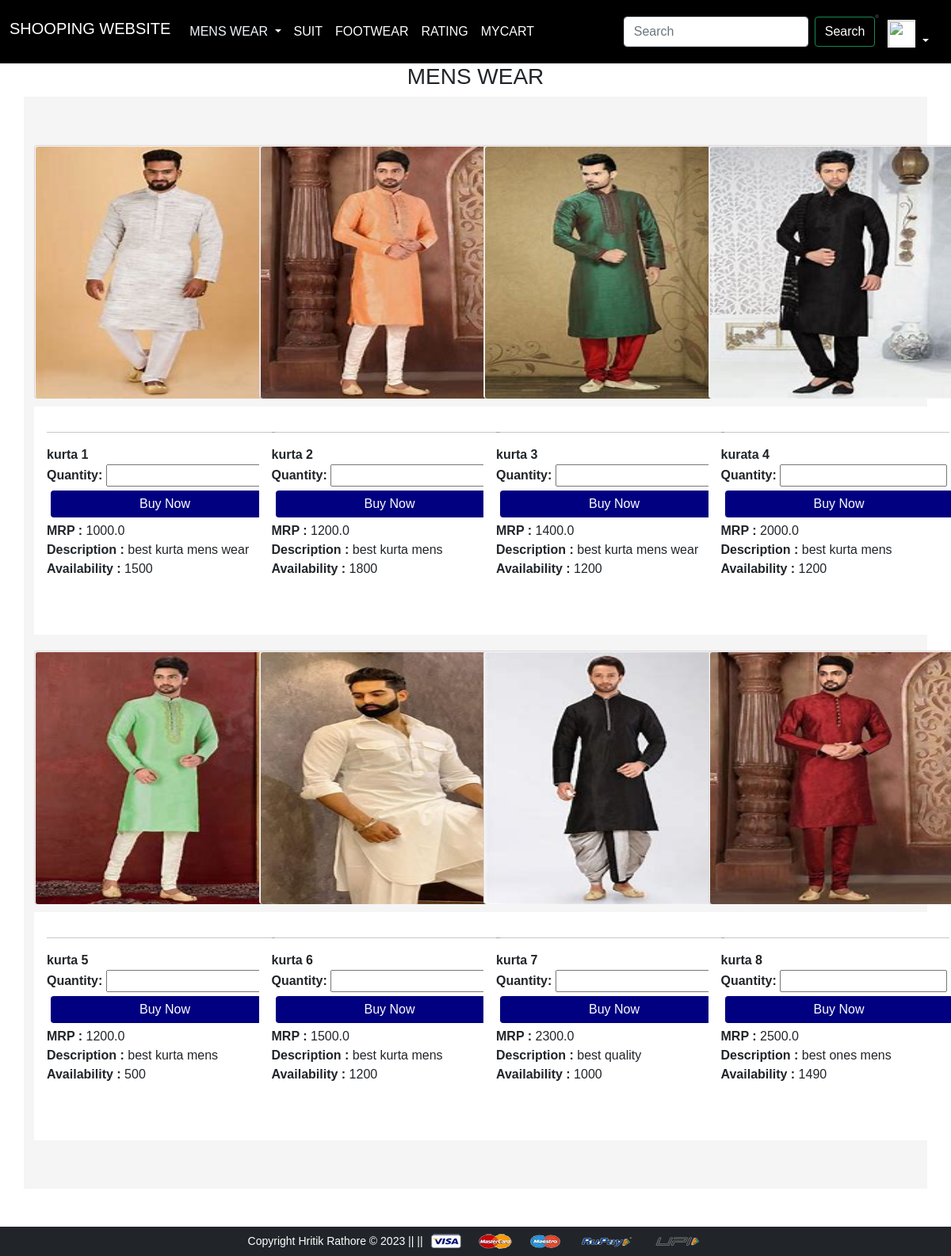
The app's page /croptop with its own data.
### product/models.py (models this page shows)
class Croptop(models.Model):
    name=models.CharField(max_length=40)
    image=models.ImageField(upload_to="shirt")
    desc=models.TextField()
    price=models.FloatField()
    available=models.IntegerField()

### product/views.py (the view)
# urls.py: path('croptop',views.croptop,name="croptop"),
def croptop(req):
    cat="croptop"
    data=Croptop.objects.all()
    return render(req,'product/allitems.html',{'data':data,'cat':cat})

### product/templates/product/allitems.html (shortened to what this page needs)
{% extends 'product/base.html' %}
{% load static %}
 {%  block content %}
 <h3 align="center" textcolor="whitesmoke"> MENS WEAR</h3>
 <div class="container" style="background:whitesmoke; margin:auto; padding:3px;">
  <div class="row py-5 w-100">
    {% for i in data %}
    <div class="col-sm-3 ">
      <div class="card" style="width:20rem; height:20rem; background-color:rgb(250, 246, 246);">
        <img src="{{i.image.url}}"style="width:20rem; height:20rem; padding:1px; ">
    </div>
   <div class="card-body" style="background:white; width:20rem;height:18rem; margin:10px;">
    <hr>
    <b>{{i.name}}</b>
    <form action="{% url 'buy' i.id i.price i.available cat %}" method="post">
    <label for="quantity"><b>Quantity:</b></label>
    <input type="text" name="quan" id="quantity">
   <br>
 <input class="btn" type="submit" value="Buy Now" style="margin:auto; padding :4px; margin:5px; border-radius:4px; background-color:navy; color:white; width:100%; ">
</form>
  <div><b> MRP :</b> {{i.price}}</div>
  <div><b> Description :</b> {{i.desc}} </div>
  <div><b>Availability :</b> {{i.available }} </div>
  </div>
  </div>
  {% endfor%}
 </div>
</div>
<footer class="container-fluid bg-dark text-center p-2 mt-5">
  <small class="text-white">Copyright Hritik Rathore &copy; 2023 ||  || </small>
  <img src="{% static 'product/image/payment.png' %}" alt="" srcset="" class="img-fluid" height="2px">
</footer>
{% endblock content %}

### product/templates/product/base.html (shortened to what this page needs)
{% load static %}
<html>
  <head>
    <link rel="stylesheet" href="{% static 'product/css/bootstrap.min.css' %}">
    <link rel="stylesheet" href="{% static 'product/css/index.css' %}">
  </head>
<body>
<nav class="navbar navbar-expand-lg " style="background-color:black   "class="box" >
  <div class="container-fluid">
    <h1 ><a class="navbar-brand" href="{% url 'base' %}"style="color:white;">SHOOPING WEBSITE</a></h1>
    <div class="collapse navbar-collapse" id="navbarSupportedContent">
      <ul class="navbar-nav me-auto mb-2 mb-lg-0">
        <li class="nav-item dropdown">
          <a class="nav-link dropdown-toggle" href="#" id="navbarDropdown" role="button" data-bs-toggle="dropdown" aria-expanded="false"  style="color:aliceblue;">
          MENS WEAR
          </a>
        </li>
        <ul class="navbar-nav me-auto mb-2 mb-lg-0 "style="color:white;">
          <li class="nav-item">
            <a class="nav-link active" aria-current="page" href="{% url 'allitems' %}" style="color:white;">SUIT</a>
          </li>
          <li class="nav-item">
            <a class="nav-link active" aria-current="page" href="{% url 'footwear' %}"style="color:white;">FOOTWEAR</a>
          </li>
          <li class="nav-item">
            <a class="nav-link active" aria-current="page" href="{% url 'rating' %}"style="color:white;">RATING</a>
          </li>
          <li class="nav-item">
            <a class="nav-link active" aria-current="page" href="{% url 'mycart' %}"style="color:white;">MYCART</a>
          </li>
          </ul>
      </ul>
    </div>
      <form class="d-flex" action="{% url 'search' %}" method="POST" >
        <input class="form-control me-2" type="search" placeholder="Search" aria-label="Search" name="searchitem" id="search">
        <button class="btn btn-outline-success" type="submit" style="color:white;">Search</button>
      </form>
      <li class="nav-item dropdown">
        <a class="nav-link dropdown-toggle" href="#" id="navbarDropdown" role="button" data-bs-toggle="dropdown" aria-expanded="false" style="color:white; ">
          <img src="{% static 'user.png' %}" width="35" class="d-inline-block align-right " style="outline:white; padding:1px; background-color:white; margin-top:-20px; ">
        </a>
      </li>
    </div>
</nav>
{% block content %}{% endblock content %}
</body>
</html>

### product/static/product/css/index.css (style rules this page uses)
* { margin:0; padding: 0; font-family: sans-serif; font-size: medium; }
.card { margin:10px; width:85%; height:500px; padding:0px; }
.card img { height:500px; padding: 0px; border-radius: 4px; }

### records on screen
Croptop: image (picture), name "kurta 1", price "1000.0", desc "best kurta mens wear", available "1500"
Croptop: image (picture), name "kurta 2", price "1200.0", desc "best kurta mens", available "1800"
Croptop: image (picture), name "kurta 3", price "1400.0", desc "best kurta mens wear", available "1200"
Croptop: image (picture), name "kurata 4", price "2000.0", desc "best kurta mens", available "1200"
Croptop: image (picture), name "kurta 5", price "1200.0", desc "best kurta mens", available "500"
Croptop: image (picture), name "kurta 6", price "1500.0", desc "best kurta mens", available "1200"
Croptop: image (picture), name "kurta 7", price "2300.0", desc "best quality", available "1000"
Croptop: image (picture), name "kurta 8", price "2500.0", desc "best ones mens", available "1490"
